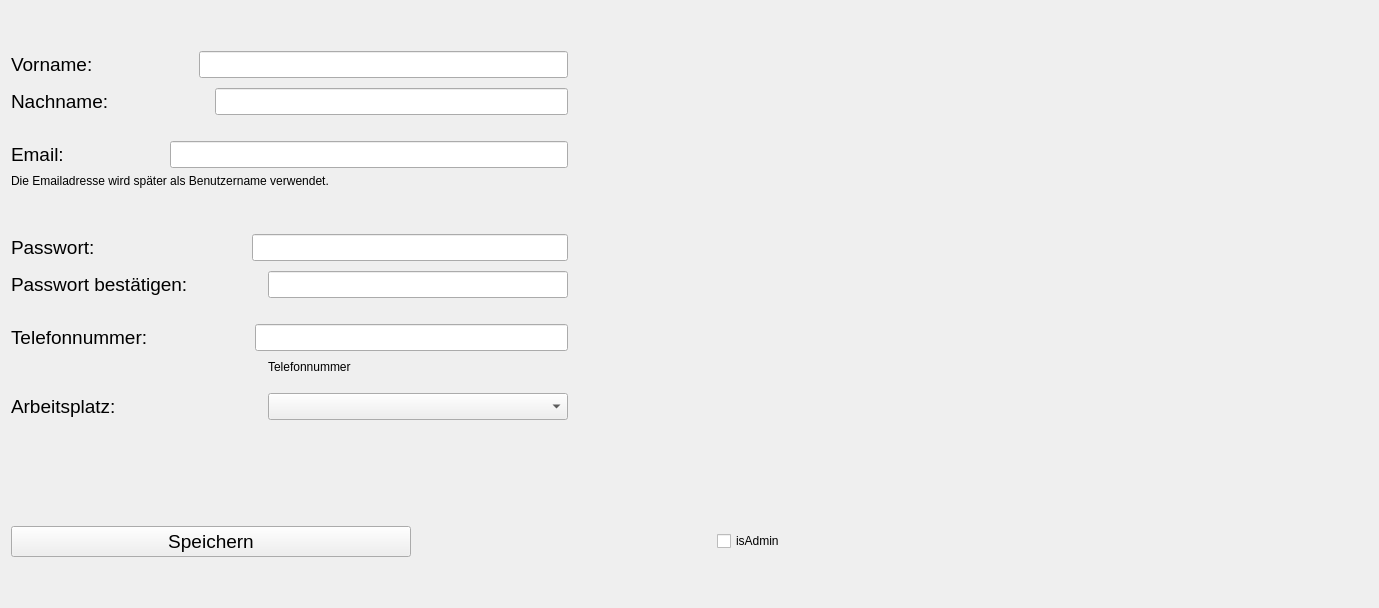
          <widget class="QWidget" name="page_8">
           <layout class="QVBoxLayout" name="verticalLayout_6">
            <item>
             <layout class="QVBoxLayout" name="verticalLayout_4">
              <item>
               <spacer name="verticalSpacer_10">
                <property name="orientation">
                 <enum>Qt::Vertical</enum>
                </property>
                <property name="sizeType">
                 <enum>QSizePolicy::Maximum</enum>
                </property>
                <property name="sizeHint" stdset="0">
                 <size>
                  <width>20</width>
                  <height>40</height>
                 </size>
                </property>
               </spacer>
              </item>
              <item>
               <layout class="QHBoxLayout" name="horizontalLayout_8">
                <item>
                 <widget class="QLabel" name="label_3">
                  <property name="font">
                   <font>
                    <pointsize>14</pointsize>
                   </font>
                  </property>
                  <property name="text">
                   <string>Vorname:</string>
                  </property>
                 </widget>
                </item>
                <item>
                 <spacer name="horizontalSpacer_3">
                  <property name="orientation">
                   <enum>Qt::Horizontal</enum>
                  </property>
                  <property name="sizeType">
                   <enum>QSizePolicy::Preferred</enum>
                  </property>
                  <property name="sizeHint" stdset="0">
                   <size>
                    <width>100</width>
                    <height>20</height>
                   </size>
                  </property>
                 </spacer>
                </item>
                <item>
                 <widget class="QLineEdit" name="in_name">
                  <property name="sizePolicy">
                   <sizepolicy hsizetype="MinimumExpanding" vsizetype="Fixed">
                    <horstretch>0</horstretch>
                    <verstretch>0</verstretch>
                   </sizepolicy>
                  </property>
                  <property name="minimumSize">
                   <size>
                    <width>300</width>
                    <height>25</height>
                   </size>
                  </property>
                  <property name="maximumSize">
                   <size>
                    <width>500</width>
                    <height>16777215</height>
                   </size>
                  </property>
                  <property name="font">
                   <font>
                    <pointsize>12</pointsize>
                   </font>
                  </property>
                 </widget>
                </item>
                <item>
                 <spacer name="horizontalSpacer_4">
                  <property name="orientation">
                   <enum>Qt::Horizontal</enum>
                  </property>
                  <property name="sizeType">
                   <enum>QSizePolicy::Maximum</enum>
                  </property>
                  <property name="sizeHint" stdset="0">
                   <size>
                    <width>800</width>
                    <height>20</height>
                   </size>
                  </property>
                 </spacer>
                </item>
               </layout>
              </item>
              <item>
               <spacer name="verticalSpacer_6">
                <property name="orientation">
                 <enum>Qt::Vertical</enum>
                </property>
                <property name="sizeType">
                 <enum>QSizePolicy::Maximum</enum>
                </property>
                <property name="sizeHint" stdset="0">
                 <size>
                  <width>20</width>
                  <height>4</height>
                 </size>
                </property>
               </spacer>
              </item>
              <item>
               <layout class="QHBoxLayout" name="horizontalLayout_9">
                <item>
                 <widget class="QLabel" name="label_4">
                  <property name="font">
                   <font>
                    <pointsize>14</pointsize>
                   </font>
                  </property>
                  <property name="text">
                   <string>Nachname:</string>
                  </property>
                 </widget>
                </item>
                <item>
                 <spacer name="horizontalSpacer_6">
                  <property name="orientation">
                   <enum>Qt::Horizontal</enum>
                  </property>
                  <property name="sizeType">
                   <enum>QSizePolicy::Preferred</enum>
                  </property>
                  <property name="sizeHint" stdset="0">
                   <size>
                    <width>100</width>
                    <height>20</height>
                   </size>
                  </property>
                 </spacer>
                </item>
                <item>
                 <widget class="QLineEdit" name="in_surname">
                  <property name="minimumSize">
                   <size>
                    <width>300</width>
                    <height>25</height>
                   </size>
                  </property>
                  <property name="maximumSize">
                   <size>
                    <width>500</width>
                    <height>16777215</height>
                   </size>
                  </property>
                  <property name="font">
                   <font>
                    <pointsize>12</pointsize>
                   </font>
                  </property>
                 </widget>
                </item>
                <item>
                 <spacer name="horizontalSpacer">
                  <property name="orientation">
                   <enum>Qt::Horizontal</enum>
                  </property>
                  <property name="sizeType">
                   <enum>QSizePolicy::Maximum</enum>
                  </property>
                  <property name="sizeHint" stdset="0">
                   <size>
                    <width>800</width>
                    <height>20</height>
                   </size>
                  </property>
                 </spacer>
                </item>
               </layout>
              </item>
              <item>
               <spacer name="verticalSpacer_2">
                <property name="orientation">
                 <enum>Qt::Vertical</enum>
                </property>
                <property name="sizeHint" stdset="0">
                 <size>
                  <width>20</width>
                  <height>20</height>
                 </size>
                </property>
               </spacer>
              </item>
              <item>
               <layout class="QHBoxLayout" name="horizontalLayout_10">
                <item>
                 <widget class="QLabel" name="label_5">
                  <property name="font">
                   <font>
                    <pointsize>14</pointsize>
                   </font>
                  </property>
                  <property name="toolTip">
                   <string>Die Email wird später als Benutzername verwendet</string>
                  </property>
                  <property name="text">
                   <string>Email:</string>
                  </property>
                 </widget>
                </item>
                <item>
                 <spacer name="horizontalSpacer_7">
                  <property name="orientation">
                   <enum>Qt::Horizontal</enum>
                  </property>
                  <property name="sizeType">
                   <enum>QSizePolicy::Preferred</enum>
                  </property>
                  <property name="sizeHint" stdset="0">
                   <size>
                    <width>100</width>
                    <height>20</height>
                   </size>
                  </property>
                 </spacer>
                </item>
                <item>
                 <widget class="QLineEdit" name="in_email">
                  <property name="minimumSize">
                   <size>
                    <width>300</width>
                    <height>25</height>
                   </size>
                  </property>
                  <property name="maximumSize">
                   <size>
                    <width>500</width>
                    <height>16777215</height>
                   </size>
                  </property>
                  <property name="font">
                   <font>
                    <pointsize>12</pointsize>
                   </font>
                  </property>
                 </widget>
                </item>
                <item>
                 <spacer name="horizontalSpacer_5">
                  <property name="orientation">
                   <enum>Qt::Horizontal</enum>
                  </property>
                  <property name="sizeType">
                   <enum>QSizePolicy::Maximum</enum>
                  </property>
                  <property name="sizeHint" stdset="0">
                   <size>
                    <width>800</width>
                    <height>20</height>
                   </size>
                  </property>
                 </spacer>
                </item>
               </layout>
              </item>
              <item>
               <widget class="QLabel" name="label_15">
                <property name="font">
                 <font>
                  <pointsize>9</pointsize>
                 </font>
                </property>
                <property name="text">
                 <string>Die Emailadresse wird später als Benutzername verwendet.</string>
                </property>
               </widget>
              </item>
              <item>
               <spacer name="verticalSpacer_4">
                <property name="orientation">
                 <enum>Qt::Vertical</enum>
                </property>
                <property name="sizeHint" stdset="0">
                 <size>
                  <width>20</width>
                  <height>40</height>
                 </size>
                </property>
               </spacer>
              </item>
              <item>
               <layout class="QHBoxLayout" name="horizontalLayout_11">
                <item>
                 <widget class="QLabel" name="label_6">
                  <property name="font">
                   <font>
                    <pointsize>14</pointsize>
                   </font>
                  </property>
                  <property name="text">
                   <string>Passwort:</string>
                  </property>
                 </widget>
                </item>
                <item>
                 <spacer name="horizontalSpacer_8">
                  <property name="orientation">
                   <enum>Qt::Horizontal</enum>
                  </property>
                  <property name="sizeType">
                   <enum>QSizePolicy::Maximum</enum>
                  </property>
                  <property name="sizeHint" stdset="0">
                   <size>
                    <width>151</width>
                    <height>20</height>
                   </size>
                  </property>
                 </spacer>
                </item>
                <item>
                 <widget class="QLineEdit" name="in_password1">
                  <property name="minimumSize">
                   <size>
                    <width>300</width>
                    <height>25</height>
                   </size>
                  </property>
                  <property name="maximumSize">
                   <size>
                    <width>500</width>
                    <height>16777215</height>
                   </size>
                  </property>
                  <property name="font">
                   <font>
                    <pointsize>12</pointsize>
                   </font>
                  </property>
                  <property name="inputMethodHints">
                   <set>Qt::ImhNoAutoUppercase|Qt::ImhNoPredictiveText|Qt::ImhSensitiveData</set>
                  </property>
                  <property name="echoMode">
                   <enum>QLineEdit::PasswordEchoOnEdit</enum>
                  </property>
                 </widget>
                </item>
                <item>
                 <spacer name="horizontalSpacer_14">
                  <property name="orientation">
                   <enum>Qt::Horizontal</enum>
                  </property>
                  <property name="sizeType">
                   <enum>QSizePolicy::Maximum</enum>
                  </property>
                  <property name="sizeHint" stdset="0">
                   <size>
                    <width>800</width>
                    <height>20</height>
                   </size>
                  </property>
                 </spacer>
                </item>
               </layout>
              </item>
              <item>
               <spacer name="verticalSpacer_7">
                <property name="orientation">
                 <enum>Qt::Vertical</enum>
                </property>
                <property name="sizeType">
                 <enum>QSizePolicy::Maximum</enum>
                </property>
                <property name="sizeHint" stdset="0">
                 <size>
                  <width>20</width>
                  <height>4</height>
                 </size>
                </property>
               </spacer>
              </item>
              <item>
               <layout class="QHBoxLayout" name="horizontalLayout_12">
                <item>
                 <widget class="QLabel" name="label_8">
                  <property name="font">
                   <font>
                    <pointsize>14</pointsize>
                   </font>
                  </property>
                  <property name="text">
                   <string>Passwort bestätigen:</string>
                  </property>
                 </widget>
                </item>
                <item>
                 <spacer name="horizontalSpacer_9">
                  <property name="orientation">
                   <enum>Qt::Horizontal</enum>
                  </property>
                  <property name="sizeType">
                   <enum>QSizePolicy::Maximum</enum>
                  </property>
                  <property name="sizeHint" stdset="0">
                   <size>
                    <width>74</width>
                    <height>20</height>
                   </size>
                  </property>
                 </spacer>
                </item>
                <item>
                 <widget class="QLineEdit" name="in_password2">
                  <property name="minimumSize">
                   <size>
                    <width>300</width>
                    <height>25</height>
                   </size>
                  </property>
                  <property name="maximumSize">
                   <size>
                    <width>500</width>
                    <height>16777215</height>
                   </size>
                  </property>
                  <property name="font">
                   <font>
                    <pointsize>12</pointsize>
                   </font>
                  </property>
                  <property name="inputMethodHints">
                   <set>Qt::ImhNoAutoUppercase|Qt::ImhNoPredictiveText|Qt::ImhSensitiveData</set>
                  </property>
                  <property name="echoMode">
                   <enum>QLineEdit::PasswordEchoOnEdit</enum>
                  </property>
                 </widget>
                </item>
                <item>
                 <spacer name="horizontalSpacer_15">
                  <property name="orientation">
                   <enum>Qt::Horizontal</enum>
                  </property>
                  <property name="sizeType">
                   <enum>QSizePolicy::Maximum</enum>
                  </property>
                  <property name="sizeHint" stdset="0">
                   <size>
                    <width>800</width>
                    <height>20</height>
                   </size>
                  </property>
                 </spacer>
                </item>
               </layout>
              </item>
              <item>
               <spacer name="verticalSpacer_3">
                <property name="orientation">
                 <enum>Qt::Vertical</enum>
                </property>
                <property name="sizeHint" stdset="0">
                 <size>
                  <width>20</width>
                  <height>20</height>
                 </size>
                </property>
               </spacer>
              </item>
              <item>
               <layout class="QHBoxLayout" name="horizontalLayout_13">
                <item>
                 <widget class="QLabel" name="label_7">
                  <property name="font">
                   <font>
                    <pointsize>14</pointsize>
                   </font>
                  </property>
                  <property name="text">
                   <string>Telefonnummer:</string>
                  </property>
                 </widget>
                </item>
                <item>
                 <spacer name="horizontalSpacer_10">
                  <property name="orientation">
                   <enum>Qt::Horizontal</enum>
                  </property>
                  <property name="sizeType">
                   <enum>QSizePolicy::Maximum</enum>
                  </property>
                  <property name="sizeHint" stdset="0">
                   <size>
                    <width>101</width>
                    <height>20</height>
                   </size>
                  </property>
                 </spacer>
                </item>
                <item>
                 <widget class="QLineEdit" name="in_phone">
                  <property name="sizePolicy">
                   <sizepolicy hsizetype="MinimumExpanding" vsizetype="Fixed">
                    <horstretch>0</horstretch>
                    <verstretch>0</verstretch>
                   </sizepolicy>
                  </property>
                  <property name="minimumSize">
                   <size>
                    <width>300</width>
                    <height>25</height>
                   </size>
                  </property>
                  <property name="maximumSize">
                   <size>
                    <width>500</width>
                    <height>16777215</height>
                   </size>
                  </property>
                  <property name="font">
                   <font>
                    <pointsize>12</pointsize>
                   </font>
                  </property>
                 </widget>
                </item>
                <item>
                 <spacer name="horizontalSpacer_16">
                  <property name="orientation">
                   <enum>Qt::Horizontal</enum>
                  </property>
                  <property name="sizeType">
                   <enum>QSizePolicy::Maximum</enum>
                  </property>
                  <property name="sizeHint" stdset="0">
                   <size>
                    <width>800</width>
                    <height>20</height>
                   </size>
                  </property>
                 </spacer>
                </item>
               </layout>
              </item>
              <item>
               <layout class="QHBoxLayout" name="horizontalLayout_16">
                <item>
                 <spacer name="horizontalSpacer_12">
                  <property name="orientation">
                   <enum>Qt::Horizontal</enum>
                  </property>
                  <property name="sizeType">
                   <enum>QSizePolicy::Expanding</enum>
                  </property>
                  <property name="sizeHint" stdset="0">
                   <size>
                    <width>150</width>
                    <height>20</height>
                   </size>
                  </property>
                 </spacer>
                </item>
                <item>
                 <widget class="QLabel" name="out_phone">
                  <property name="sizePolicy">
                   <sizepolicy hsizetype="MinimumExpanding" vsizetype="Preferred">
                    <horstretch>0</horstretch>
                    <verstretch>0</verstretch>
                   </sizepolicy>
                  </property>
                  <property name="minimumSize">
                   <size>
                    <width>300</width>
                    <height>0</height>
                   </size>
                  </property>
                  <property name="maximumSize">
                   <size>
                    <width>500</width>
                    <height>16777215</height>
                   </size>
                  </property>
                  <property name="mouseTracking">
                   <bool>false</bool>
                  </property>
                  <property name="tabletTracking">
                   <bool>false</bool>
                  </property>
                  <property name="text">
                   <string>Telefonnummer</string>
                  </property>
                 </widget>
                </item>
                <item>
                 <spacer name="horizontalSpacer_17">
                  <property name="orientation">
                   <enum>Qt::Horizontal</enum>
                  </property>
                  <property name="sizeType">
                   <enum>QSizePolicy::Maximum</enum>
                  </property>
                  <property name="sizeHint" stdset="0">
                   <size>
                    <width>800</width>
                    <height>20</height>
                   </size>
                  </property>
                 </spacer>
                </item>
               </layout>
              </item>
              <item>
               <spacer name="verticalSpacer_8">
                <property name="orientation">
                 <enum>Qt::Vertical</enum>
                </property>
                <property name="sizeType">
                 <enum>QSizePolicy::Maximum</enum>
                </property>
                <property name="sizeHint" stdset="0">
                 <size>
                  <width>20</width>
                  <height>10</height>
                 </size>
                </property>
               </spacer>
              </item>
              <item>
               <layout class="QHBoxLayout" name="horizontalLayout_14">
                <item>
                 <widget class="QLabel" name="label_12">
                  <property name="font">
                   <font>
                    <pointsize>14</pointsize>
                   </font>
                  </property>
                  <property name="text">
                   <string>Arbeitsplatz:</string>
                  </property>
                 </widget>
                </item>
                <item>
                 <spacer name="horizontalSpacer_19">
                  <property name="orientation">
                   <enum>Qt::Horizontal</enum>
                  </property>
                  <property name="sizeHint" stdset="0">
                   <size>
                    <width>40</width>
                    <height>20</height>
                   </size>
                  </property>
                 </spacer>
                </item>
                <item>
                 <widget class="QComboBox" name="cb_location_u">
                  <property name="minimumSize">
                   <size>
                    <width>300</width>
                    <height>26</height>
                   </size>
                  </property>
                  <property name="maximumSize">
                   <size>
                    <width>400</width>
                    <height>16777215</height>
                   </size>
                  </property>
                  <property name="font">
                   <font>
                    <pointsize>12</pointsize>
                   </font>
                  </property>
                 </widget>
                </item>
                <item>
                 <spacer name="horizontalSpacer_18">
                  <property name="orientation">
                   <enum>Qt::Horizontal</enum>
                  </property>
                  <property name="sizeType">
                   <enum>QSizePolicy::Maximum</enum>
                  </property>
                  <property name="sizeHint" stdset="0">
                   <size>
                    <width>800</width>
                    <height>20</height>
                   </size>
                  </property>
                 </spacer>
                </item>
               </layout>
              </item>
              <item>
               <spacer name="verticalSpacer_5">
                <property name="orientation">
                 <enum>Qt::Vertical</enum>
                </property>
                <property name="sizeHint" stdset="0">
                 <size>
                  <width>20</width>
                  <height>100</height>
                 </size>
                </property>
               </spacer>
              </item>
              <item>
               <layout class="QHBoxLayout" name="horizontalLayout_15">
                <item>
                 <widget class="QPushButton" name="b_user_change">
                  <property name="sizePolicy">
                   <sizepolicy hsizetype="MinimumExpanding" vsizetype="Fixed">
                    <horstretch>0</horstretch>
                    <verstretch>0</verstretch>
                   </sizepolicy>
                  </property>
                  <property name="maximumSize">
                   <size>
                    <width>400</width>
                    <height>16777215</height>
                   </size>
                  </property>
                  <property name="font">
                   <font>
                    <pointsize>14</pointsize>
                   </font>
                  </property>
                  <property name="text">
                   <string>Speichern</string>
                  </property>
                 </widget>
                </item>
                <item>
                 <spacer name="horizontalSpacer_11">
                  <property name="orientation">
                   <enum>Qt::Horizontal</enum>
                  </property>
                  <property name="sizeType">
                   <enum>QSizePolicy::Maximum</enum>
                  </property>
                  <property name="sizeHint" stdset="0">
                   <size>
                    <width>300</width>
                    <height>20</height>
                   </size>
                  </property>
                 </spacer>
                </item>
                <item>
                 <widget class="QCheckBox" name="checkBox">
                  <property name="font">
                   <font>
                    <pointsize>9</pointsize>
                   </font>
                  </property>
                  <property name="text">
                   <string>isAdmin</string>
                  </property>
                 </widget>
                </item>
                <item>
                 <spacer name="horizontalSpacer_20">
                  <property name="orientation">
                   <enum>Qt::Horizontal</enum>
                  </property>
                  <property name="sizeType">
                   <enum>QSizePolicy::Preferred</enum>
                  </property>
                  <property name="sizeHint" stdset="0">
                   <size>
                    <width>40</width>
                    <height>20</height>
                   </size>
                  </property>
                 </spacer>
                </item>
               </layout>
              </item>
              <item>
               <spacer name="verticalSpacer_9">
                <property name="orientation">
                 <enum>Qt::Vertical</enum>
                </property>
                <property name="sizeHint" stdset="0">
                 <size>
                  <width>20</width>
                  <height>40</height>
                 </size>
                </property>
               </spacer>
              </item>
             </layout>
            </item>
           </layout>
          </widget>
